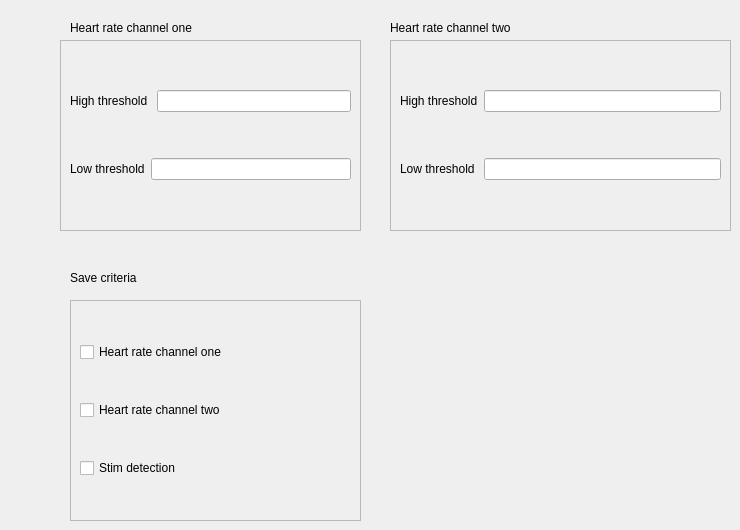
       <widget class="QWidget" name="autosaveTab">
        <attribute name="title">
         <string>Autosave Setting</string>
        </attribute>
        <widget class="QFrame" name="frame_5">
         <property name="geometry">
          <rect>
           <x>60</x>
           <y>40</y>
           <width>301</width>
           <height>191</height>
          </rect>
         </property>
         <property name="frameShape">
          <enum>QFrame::StyledPanel</enum>
         </property>
         <property name="frameShadow">
          <enum>QFrame::Raised</enum>
         </property>
         <layout class="QGridLayout" name="gridLayout_12">
          <item row="0" column="0" colspan="2">
           <widget class="QLabel" name="label_45">
            <property name="text">
             <string>High threshold</string>
            </property>
            <property name="buddy">
             <cstring>lineEdit</cstring>
            </property>
           </widget>
          </item>
          <item row="0" column="2">
           <widget class="QLineEdit" name="lineEdit"/>
          </item>
          <item row="1" column="0">
           <widget class="QLabel" name="label_46">
            <property name="text">
             <string>Low threshold</string>
            </property>
            <property name="buddy">
             <cstring>lineEdit_2</cstring>
            </property>
           </widget>
          </item>
          <item row="1" column="1" colspan="2">
           <widget class="QLineEdit" name="lineEdit_2"/>
          </item>
         </layout>
        </widget>
        <widget class="QFrame" name="frame_6">
         <property name="geometry">
          <rect>
           <x>390</x>
           <y>40</y>
           <width>341</width>
           <height>191</height>
          </rect>
         </property>
         <property name="frameShape">
          <enum>QFrame::StyledPanel</enum>
         </property>
         <property name="frameShadow">
          <enum>QFrame::Raised</enum>
         </property>
         <layout class="QGridLayout" name="gridLayout_13">
          <item row="0" column="0">
           <widget class="QLabel" name="label_47">
            <property name="text">
             <string>High threshold</string>
            </property>
            <property name="buddy">
             <cstring>lineEdit_3</cstring>
            </property>
           </widget>
          </item>
          <item row="0" column="1">
           <widget class="QLineEdit" name="lineEdit_3"/>
          </item>
          <item row="1" column="0">
           <widget class="QLabel" name="label_48">
            <property name="text">
             <string>Low threshold</string>
            </property>
            <property name="buddy">
             <cstring>lineEdit_4</cstring>
            </property>
           </widget>
          </item>
          <item row="1" column="1">
           <widget class="QLineEdit" name="lineEdit_4"/>
          </item>
         </layout>
        </widget>
        <widget class="QFrame" name="frame_7">
         <property name="geometry">
          <rect>
           <x>70</x>
           <y>300</y>
           <width>291</width>
           <height>221</height>
          </rect>
         </property>
         <property name="frameShape">
          <enum>QFrame::StyledPanel</enum>
         </property>
         <property name="frameShadow">
          <enum>QFrame::Raised</enum>
         </property>
         <layout class="QGridLayout" name="gridLayout_14">
          <item row="0" column="0">
           <widget class="QCheckBox" name="checkBox_9">
            <property name="text">
             <string>Heart rate channel one</string>
            </property>
           </widget>
          </item>
          <item row="1" column="0">
           <widget class="QCheckBox" name="checkBox_10">
            <property name="text">
             <string>Heart rate channel two</string>
            </property>
           </widget>
          </item>
          <item row="2" column="0">
           <widget class="QCheckBox" name="checkBox_11">
            <property name="text">
             <string>Stim detection</string>
            </property>
           </widget>
          </item>
         </layout>
        </widget>
        <widget class="QLabel" name="label_42">
         <property name="geometry">
          <rect>
           <x>70</x>
           <y>20</y>
           <width>181</width>
           <height>16</height>
          </rect>
         </property>
         <property name="text">
          <string>Heart rate channel one</string>
         </property>
        </widget>
        <widget class="QLabel" name="label_43">
         <property name="geometry">
          <rect>
           <x>390</x>
           <y>20</y>
           <width>211</width>
           <height>16</height>
          </rect>
         </property>
         <property name="text">
          <string>Heart rate channel two</string>
         </property>
        </widget>
        <widget class="QLabel" name="label_44">
         <property name="geometry">
          <rect>
           <x>70</x>
           <y>270</y>
           <width>171</width>
           <height>16</height>
          </rect>
         </property>
         <property name="text">
          <string>Save criteria</string>
         </property>
        </widget>
       </widget>
